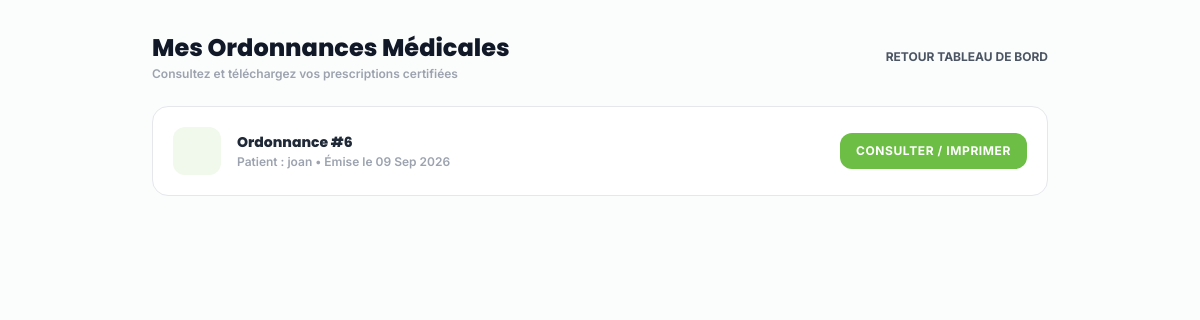
/ordonnances/ (signed in), run on the app's committed database.
### ordonnances/models.py (models this page shows, shortened)
class Ordonnance(models.Model):
    rendez_vous = models.OneToOneField(
        RendezVous,
        on_delete=models.SET_NULL,
        null=True,
        blank=True,
        related_name='ordonnance',
        verbose_name="Rendez-vous associé"
    )
    doctor = models.ForeignKey(
        settings.AUTH_USER_MODEL,
        on_delete=models.CASCADE,
        related_name='doctor_prescriptions',
        verbose_name="Médecin prescripteur"
    )
    patient = models.ForeignKey(
        settings.AUTH_USER_MODEL,
        on_delete=models.CASCADE,
        related_name='patient_prescriptions',
        verbose_name="Patient"
    )
    patient_age = models.CharField(max_length=20, default="30 ans", verbose_name="Âge du patient")
    diagnostic = models.TextField(verbose_name="Diagnostic Médical")
    prescription_details = models.TextField(verbose_name="Prescriptions / Médicaments (Rx)")
    date = models.DateField(auto_now_add=True, verbose_name="Date d'émission")
    created_at = models.DateTimeField(auto_now_add=True)
    class Meta:
        ordering = ['-created_at']
        verbose_name = "Ordonnance"
        verbose_name_plural = "Ordonnances"

### accounts/models.py (models this page shows, shortened)
class CustomUser(AbstractUser):
    email = models.EmailField(
        'adresse email',
        unique=True,
        error_messages={'unique': "Un utilisateur avec cette adresse email existe déjà."}
    )
    PATIENT = 'patient'
    MEDECIN = 'medecin'
    PHARMACIE = 'pharmacie'
    ADMIN = 'admin'
    ROLE_CHOICES = [
        (PATIENT, 'Patient'),
        (MEDECIN, 'Médecin'),
        (PHARMACIE, 'Pharmacie'),
        (ADMIN, 'Administrateur'),
    ]
    role = models.CharField(
        max_length=20,
        choices=ROLE_CHOICES,
        default=PATIENT,
        verbose_name="Rôle"
    )
    phone_number = models.CharField(
        max_length=20,
        blank=True,
        null=True,
        verbose_name="Numéro de téléphone"
    )
    profile_picture = models.ImageField(
        upload_to='profiles/',
        blank=True,
        null=True,
        verbose_name="Photo de profil"
    )
    dark_mode_enabled = models.BooleanField(
        default=False,
        verbose_name="Mode sombre activé"
    )

### ordonnances/views.py (the view)
# urls.py: path('', views.OrdonnanceListView.as_view(), name='list'),
class OrdonnanceListView(LoginRequiredMixin, ListView):
    model = Ordonnance
    template_name = 'ordonnances/ordonnance_list.html'
    context_object_name = 'ordonnances'
    def get_queryset(self):
        if self.request.user.role == 'medecin':
            return Ordonnance.objects.filter(doctor=self.request.user)
        return Ordonnance.objects.filter(patient=self.request.user)

### administration/context_processors.py (called while the page is built)
def site_appearance(request):
    appearance = SiteAppearance.objects.first()
    if not appearance:
        appearance = SiteAppearance.objects.create()
    return {
        'site_appearance': appearance
    }

### ordonnances/templates/ordonnances/ordonnance_list.html (shortened to what this page needs)
{% load i18n static %}
<!DOCTYPE html>
<html lang="fr" class="{% if user.is_authenticated and user.dark_mode_enabled %}dark{% endif %}">
<head>
    <script src="{% static 'core/js/tailwindcss.js' %}"></script>
</head>
<body class="bg-gray-50/50 font-inter text-gray-800 antialiased min-h-screen p-4 sm:p-8">
    <div class="max-w-4xl mx-auto space-y-6">
        <div class="flex items-center justify-between">
            <div>
                <h1 class="text-2xl font-extrabold font-poppins text-gray-900">Mes Ordonnances Médicales</h1>
                <p class="text-xs text-gray-400 font-semibold mt-0.5">Consultez et téléchargez vos prescriptions certifiées</p>
            </div>
            {% if request.user.role == 'medecin' %}
                <a href="{% url 'medecins:dashboard' %}" class="text-xs font-bold text-gray-600 hover:text-leaf-green uppercase">Retour Tableau de bord</a>
            {% else %}
                <a href="{% url 'patients:dashboard' %}" class="text-xs font-bold text-gray-600 hover:text-leaf-green uppercase">Retour Tableau de bord</a>
            {% endif %}
        </div>
        <div class="space-y-4">
            {% for ordonnance in ordonnances %}
                <div class="p-5 bg-white border border-gray-150 rounded-2xl shadow-xs flex items-center justify-between">
                    <div class="flex items-center space-x-4">
                        <div class="w-12 h-12 rounded-xl bg-leaf-light text-leaf-green font-bold text-xl flex items-center justify-center">
                        </div>
                        <div>
                            <h4 class="text-sm font-extrabold text-gray-800 font-poppins">Ordonnance #{{ ordonnance.id }}</h4>
                            <p class="text-xs text-gray-400 font-semibold mt-0.5">
                                {% if request.user.role == 'medecin' %}
                                    Patient : {{ ordonnance.patient.username }}
                                {% else %}
                                    Dr. {{ ordonnance.doctor.username }}
                                {% endif %}
                                • Émise le {{ ordonnance.date|date:"d M Y" }}
                            </p>
                        </div>
                    </div>
                    <a href="{% url 'ordonnances:detail' pk=ordonnance.id %}" class="px-4 py-2.5 bg-leaf-green hover:bg-leaf-dark text-white font-bold text-xs uppercase tracking-wider rounded-xl transition-all shadow-xs">
                        Consulter / Imprimer
                    </a>
                </div>
            {% endfor %}
        </div>
    </div>
</body>
</html>

### data on the page
Ordonnance: id "6", patient.username "joan", date "09 Sep 2026"
